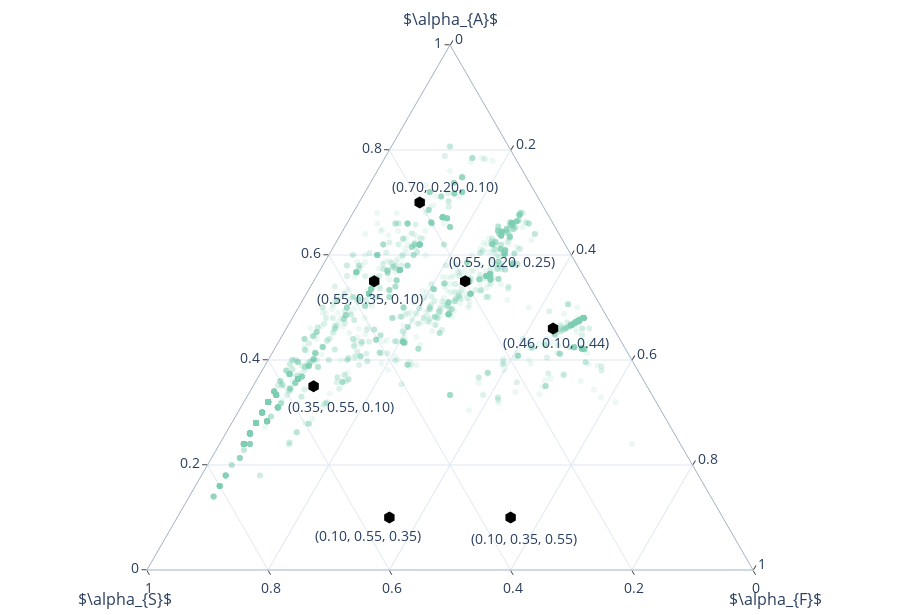

Write notebook code for a chart like this one.
### Code cell
file_name = "full_re_fp_centroids_large_ensemble_selection"

fig = px.scatter_ternary(centroid_df, 
                             a="weight_account", 
                             b="weight_systematicity", 
                             c="weight_faithfulness",
                             #color_discrete_sequence= prism_ext,
                             #size="area",
                             #color="mean_dist_centroid_border",
                             #color="go_full_re_state",
                             #symbol="go_full_re_state",
                             #color_continuous_scale=px.colors.sequential.Viridis, 
                             opacity=0.15,
                             #title="Full RE Fixed Point Centroids" + "<br>" + '<span style="font-size: 12px;">10 randomly generated structures and 100 random sets of initial commitments per structure</span>',
                             height=615)



# relabel axes
fig.update_ternaries(aaxis={"title":r"$\alpha_{A}$", "ticks":"outside", "title_font_size":16, "tickfont_size":14},
                         baxis={"title":r"$\alpha_{S}$", "ticks":"outside", "title_font_size":16, "tickfont_size":14},
                         caxis={"title":r"$\alpha_{F}$", "ticks":"outside", "title_font_size":16, "tickfont_size":14},
                         )

fig.update_traces(marker_color="#29ae80", marker_size=6)


fig.update_layout(margin=dict(l=5, r=5, t=45, b=45))

fig.write_image(path.join(plot_dir, file_name + ".png"), scale=2)


fig.update_traces(opacity=0.6)

# add selection of weightings
fig.add_trace(
    go.Scatterternary(a=[0.35, 0.55, 
                         0.10, 0.10, 
                         0.46, 0.55, 0.70],
                      b=[0.55, 0.35, 
                         0.55, 0.35, 
                         0.10, 0.20, 0.20],
                      c=[0.10, 0.10, 
                         0.35, 0.55, 
                         0.44, 0.25, 0.10],                     
                      mode='markers',
                      marker=dict(color='black', size=12, symbol="hexagon"),
                      showlegend=False))
# text 
fig.add_trace(
    go.Scatterternary(a=[0.34, 0.50, 
                         0.07, 0.07, 
                         0.43, 0.52, 0.85],
                      b=[0.55, 0.35, 
                         0.55, 0.35, 
                         0.10, 0.10, 0.16],
                      c=[0.17, 0.10, 
                         0.30, 0.60, 
                         0.44, 0.25, 0.14],
                      
                      text=["(0.35, 0.55, 0.10)", 
                            "(0.55, 0.35, 0.10)",
                            "(0.10, 0.55, 0.35)",
                            "(0.10, 0.35, 0.55)",
                            "(0.46, 0.10, 0.44)",
                            "(0.55, 0.20, 0.25)",
                            "(0.70, 0.20, 0.10)"],
                      mode='text',
                      textfont=dict(size=14),
                      #marker=dict(color='black', size=12, symbol="hexagon"),
                      showlegend=False))



fig.update_traces(textposition='bottom center')



fig.show()
fig.write_image(path.join(plot_dir, file_name + "_selection.png"), scale=2)

### Figure 1 — Plotly figure (JSON) as saved in the notebook; plotly's stock layout.template omitted (floating-point values rounded to 4 significant figures; data arrays with more than 128 entries replaced by an {"elided": "..."} marker saying what was removed)
{"data": [{"a": {"elided": "3152 float values"}, "b": {"elided": "3152 float values"}, "c": {"elided": "3152 float values"}, "hovertemplate": "weight_account=%{a}<br>weight_systematicity=%{b}<br>weight_faithfulness=%{c}<extra></extra>", "legendgroup": "", "marker": {"color": "#29ae80", "opacity": 0.15, "size": 6, "symbol": "circle"}, "mode": "markers", "name": "", "opacity": 0.6, "showlegend": false, "subplot": "ternary", "textposition": "bottom center", "type": "scatterternary"}, {"a": [0.35, 0.55, 0.1, 0.1, 0.46, 0.55, 0.7], "b": [0.55, 0.35, 0.55, 0.35, 0.1, 0.2, 0.2], "c": [0.1, 0.1, 0.35, 0.55, 0.44, 0.25, 0.1], "marker": {"color": "black", "size": 12, "symbol": "hexagon"}, "mode": "markers", "showlegend": false, "textposition": "bottom center", "type": "scatterternary"}, {"a": [0.34, 0.5, 0.07, 0.07, 0.43, 0.52, 0.85], "b": [0.55, 0.35, 0.55, 0.35, 0.1, 0.1, 0.16], "c": [0.17, 0.1, 0.3, 0.6, 0.44, 0.25, 0.14], "mode": "text", "showlegend": false, "text": ["(0.35, 0.55, 0.10)", "(0.55, 0.35, 0.10)", "(0.10, 0.55, 0.35)", "(0.10, 0.35, 0.55)", "(0.46, 0.10, 0.44)", "(0.55, 0.20, 0.25)", "(0.70, 0.20, 0.10)"], "textfont": {"size": 14}, "textposition": "bottom center", "type": "scatterternary"}], "layout": {"height": 615, "legend": {"tracegroupgap": 0}, "margin": {"b": 45, "l": 5, "r": 5, "t": 45}, "ternary": {"aaxis": {"tickfont": {"size": 14}, "ticks": "outside", "title": {"font": {"size": 16}, "text": "$\\alpha_{A}$"}}, "baxis": {"tickfont": {"size": 14}, "ticks": "outside", "title": {"font": {"size": 16}, "text": "$\\alpha_{S}$"}}, "caxis": {"tickfont": {"size": 14}, "ticks": "outside", "title": {"font": {"size": 16}, "text": "$\\alpha_{F}$"}}, "domain": {"x": [0, 1], "y": [0, 1]}}}}
